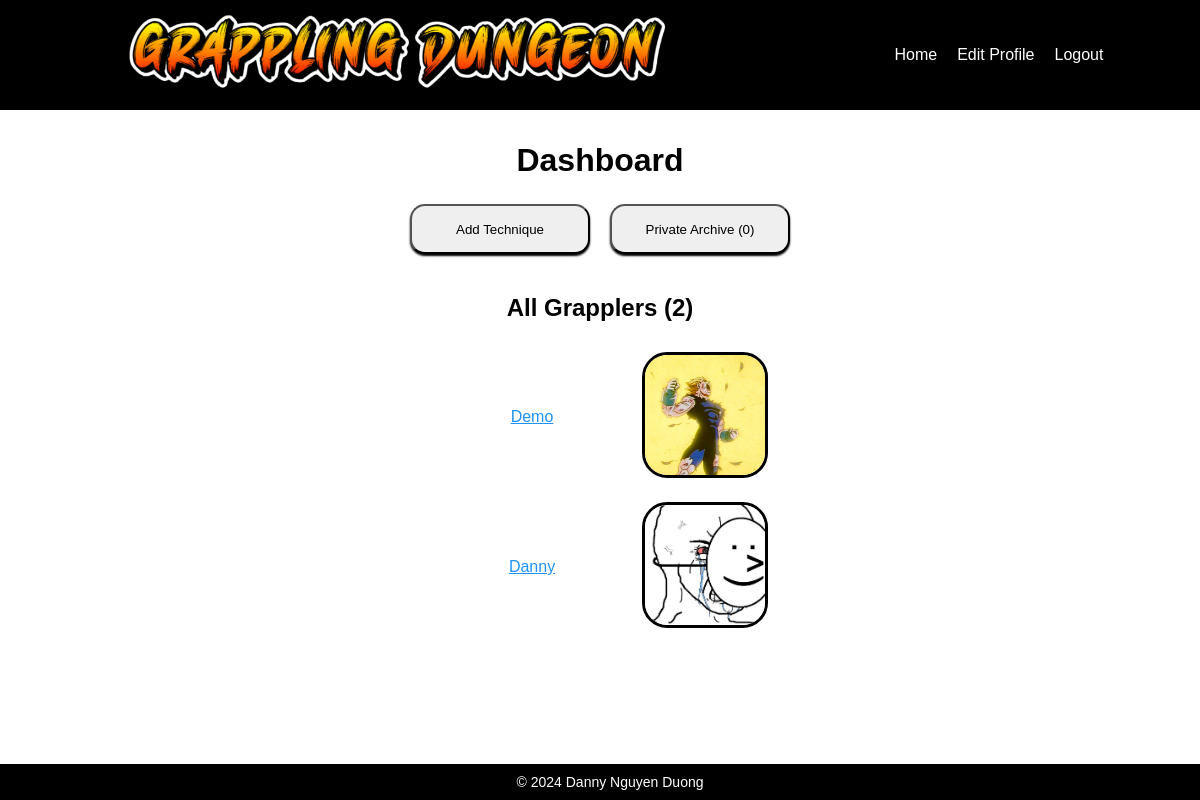
The page /dashboard (signed in) on the database its author committed.
### accounts/models.py (models this page shows, shortened)
class User(AbstractUser):
    profile_picture = models.ImageField(upload_to='profile_pics/', null=True, blank=True)

### accounts/views.py (the view)
# urls.py: path('dashboard', views.dashboard, name='dashboard'),
def dashboard(request):
    if request.user.is_authenticated:
        user = request.user
        all_users = User.objects.exclude(username='admin')
        total_users = len(all_users)
        private_techniques = Technique.objects.filter(uploaded_by=user, privacy_status='private')
        total_private = len(private_techniques)
        playlists = Playlist.objects.filter(owner=user)
        return render(request, 'dashboard.html', {'all_users': all_users, 'total_users': total_users, 'total_private': total_private, 'playlists': playlists })
    else:
        return redirect('index')

### accounts/templates/dashboard.html (shortened to what this page needs)
{% extends 'base_accounts.html' %}
{% load static %}
{% block content %}
    <div class="dashboard-wrapper">
        <h1>Dashboard</h1>
        <div class="dashboard-buttons-div">
            <div>
                <a href="{% url 'add' %}"><button class="dash-button">Add Technique</button></a>
            </div>
            <div>
                <a href="{% url 'private' %}"><button class="dash-button">Private Archive ({{ total_private }})</button></a>
            </div>
        </div>
        <div class="dashboard-body-div">
            <h2>All Grapplers ({{total_users}})</h2>
            <div class="all-users">
                {% for user in all_users %}
                    <div class="one-user">
                        <a class="one-user-name" href="{% url 'user' user.id %}">{{ user.username }}</a>
                        <a href="{% url 'user' user.id %}">
                            <img class="profile-picture-sm" src=
                            {% if user.profile_picture %}
                                "{{ user.profile_picture.url }}" alt="{{user.username}}'s Profile Picture">
                            {% else %}
                                "{% static 'images/no-profile.png' %}" alt="No profile picture">
                                <p>No Profile Picture Yet...</p>
                            {% endif %}
                        </a>
                    </div>
                {% endfor %}
            </div>
        </div>
    </div>
{% endblock %}

### accounts/static/css/style_accounts.css (style rules this page uses)
* { padding: 0; margin: 0 auto; font-family: Arial, Helvetica, sans-serif; }
a { text-decoration: underline; color: rgba(0, 132, 247, 0.882); }
.dashboard-wrapper { text-align: center; padding-top: 4vh; padding-bottom: 4vh; }
.dashboard-buttons-div { padding: 10px; display: flex; width: fit-content; gap: 20px; margin-top: 15px; }
.dashboard-body-div { padding: 10px; margin-top: 20px; }
.dash-button { width: 180px; height: 50px; padding: 10px; border-radius: 15px; box-shadow: 0 2px 2px black; }
.all-users { padding: 10px; margin-top: 10px; }
.one-user { display: flex; align-items: center; width: fit-content; padding: 10px; gap: 10px; }
.one-user-name { width: 200px; }
.profile-picture-sm { width: 120px; height: 120px; border-radius: 20%; object-fit: cover; border: 3px solid black; }

### rows shown on the page
User: username "Demo", profile_picture (picture)
User: username "Danny", profile_picture (picture)

### other values the page prints
{{ total_private }} "0"
{{ total_users }} "2"
